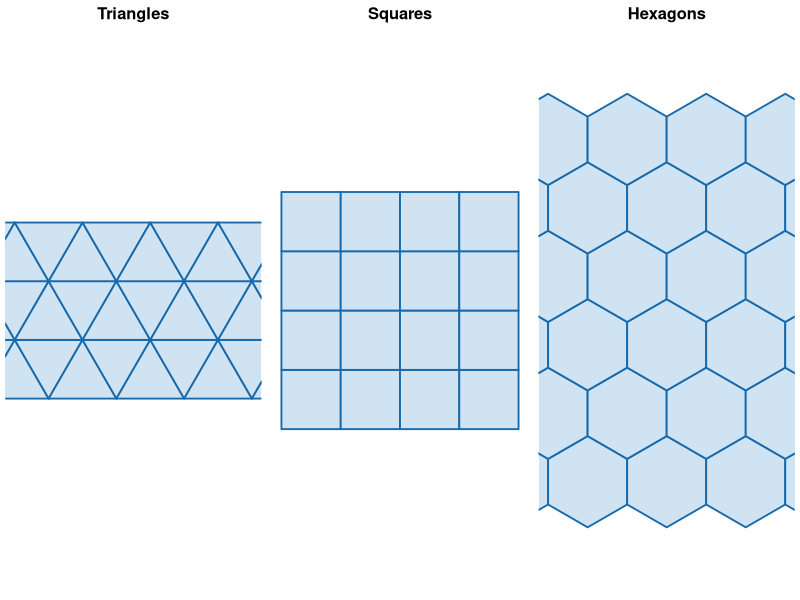
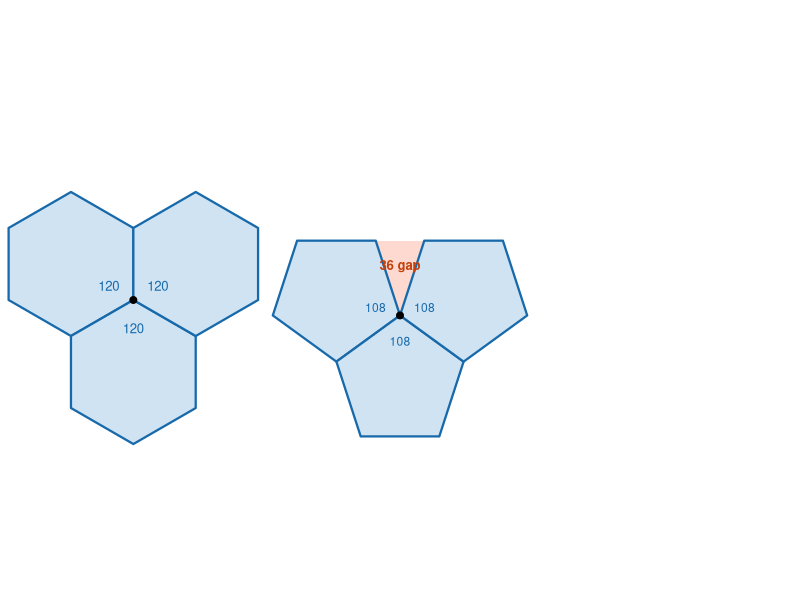

Here is the R script that generated these plots, in order:
## ---- chunk 1
knitr::opts_chunk$set(echo = FALSE, fig.align = "center", dev = "png",
                      fig.width = 5, fig.height = 5, dpi = 150)
blue   <- "#1769aa"
orange <- "#c2410c"
lblue  <- "#cfe3f3"
lred   <- "#fdd9d0"

hexpoly <- function(cx, cy, R, fill, border) {
  a <- ((0:5)*60 + 90) * pi/180
  polygon(cx + R*cos(a), cy + R*sin(a), col=fill, border=border, lwd=1.8)
}

draw_tri_tiling <- function(main="") {
  h <- sqrt(3)/2; ny <- 3
  par(mar=c(0.4,0.4,2,0.4))
  plot(NA, xlim=c(0.5, 4.0), ylim=c(0, ny*h), asp=1, axes=FALSE,
       xlab="", ylab="", main=main, cex.main=1.5)
  for (r in 0:(ny-1)) {
    y0 <- r*h; y1 <- y0+h; off <- (r %% 2)*0.5
    for (i in -1:4) {
      bx <- i + off
      polygon(c(bx, bx+1, bx+0.5), c(y0,y0,y1), col=lblue, border=blue, lwd=1.8)
      polygon(c(bx+0.5, bx+1.5, bx+1), c(y1,y1,y0), col=lblue, border=blue, lwd=1.8)
    }
  }
}

draw_sq_tiling <- function(main="") {
  n <- 4
  par(mar=c(0.4,0.4,2,0.4))
  plot(NA, xlim=c(0,n), ylim=c(0,n), asp=1, axes=FALSE,
       xlab="", ylab="", main=main, cex.main=1.5)
  for (i in 0:(n-1)) for (j in 0:(n-1))
    rect(i,j,i+1,j+1, col=lblue, border=blue, lwd=1.8)
}

draw_hex_tiling <- function(main="") {
  R <- 1; w <- sqrt(3)*R; nc <- 3; nr <- 3
  par(mar=c(0.4,0.4,2,0.4))
  plot(NA, xlim=c(0, nc*w), ylim=c(0, nr*1.5*R), asp=1, axes=FALSE,
       xlab="", ylab="", main=main, cex.main=1.5)
  for (r in -1:(nr+1)) for (c in -1:(nc+1)) {
    cx <- c*w + (r %% 2)*(w/2); cy <- r*1.5*R
    hexpoly(cx, cy, R, lblue, blue)
  }
}

draw_vertex360 <- function() {
  par(mar=c(0,0,0,0))
  plot(NA, xlim=c(-2.4,2.4), ylim=c(-2.4,2.4), asp=1, axes=FALSE, xlab="", ylab="")
  R <- 1.4
  for (phi in c(150,270,30)) {
    pc <- R*c(cos(phi*pi/180), sin(phi*pi/180))
    a  <- (phi+180 + 60*(0:5))*pi/180
    polygon(pc[1]+R*cos(a), pc[2]+R*sin(a), col=lblue, border=blue, lwd=2.2)
    text(0.55*cos(phi*pi/180), 0.55*sin(phi*pi/180), "120", cex=1.2, col=blue)
  }
  points(0,0, pch=19, cex=1.4)
}

draw_pentagon_gap <- function() {
  par(mar=c(0,0,0,0))
  plot(NA, xlim=c(-2.4,2.4), ylim=c(-2.0,2.6), asp=1, axes=FALSE, xlab="", ylab="")
  Rp <- 1.3; s <- 2*Rp*sin(36*pi/180)
  # gap wedge between 72 and 108 degrees
  g <- c(72,108)*pi/180
  polygon(c(0, s*cos(g[1]), s*cos(g[2])), c(0, s*sin(g[1]), s*sin(g[2])),
          col=lred, border=NA)
  for (phi in c(162,270,18)) {
    pc <- Rp*c(cos(phi*pi/180), sin(phi*pi/180))
    a  <- (phi+180 + 72*(0:4))*pi/180
    polygon(pc[1]+Rp*cos(a), pc[2]+Rp*sin(a), col=lblue, border=blue, lwd=2.2)
    text(0.5*cos(phi*pi/180), 0.5*sin(phi*pi/180), "108", cex=1.1, col=blue)
  }
  points(0,0, pch=19, cex=1.4)
  text(0, 0.95, "36 gap", cex=1.2, col=orange, font=2)
}
## ---- chunk 2
par(mfrow=c(1,3))
draw_tri_tiling("Triangles")
draw_sq_tiling("Squares")
draw_hex_tiling("Hexagons")
## ---- chunk 3
draw_vertex360()
## ---- chunk 4
draw_pentagon_gap()
